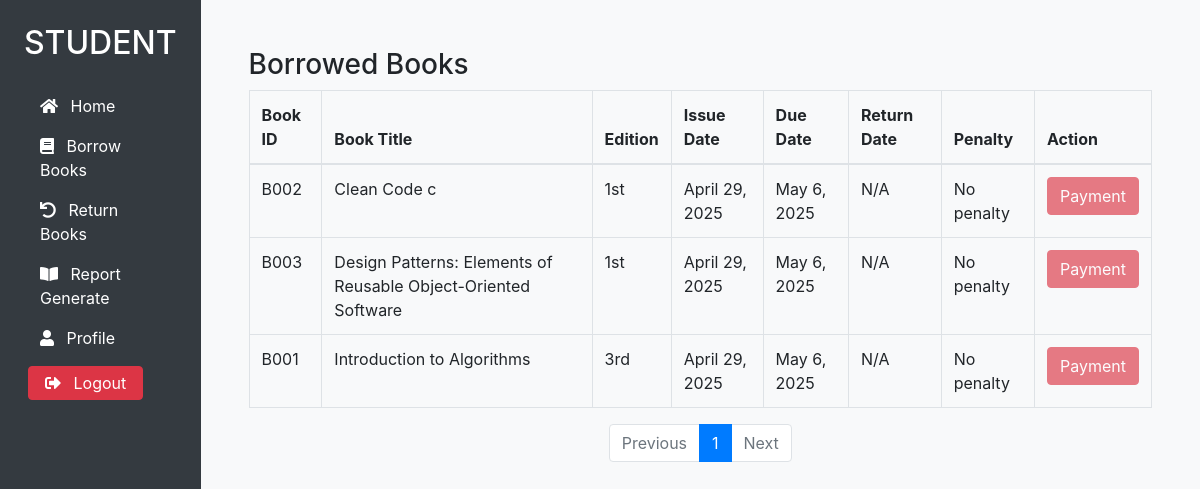
The app's page /student/borrow_books/ (signed in), older data.
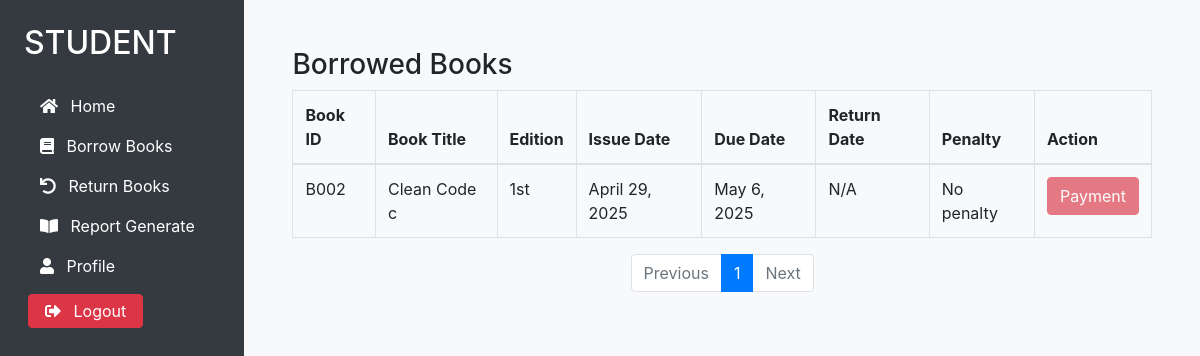
The same page, newer data.
### library/models.py (models this page shows, shortened)
class BorrowedBook(models.Model):
    book = models.ForeignKey(Book, on_delete=models.CASCADE)
    student = models.ForeignKey(Student, on_delete=models.CASCADE)
    issue_date = models.DateField(auto_now_add=True)
    due_date = models.DateField()
    actual_return_date = models.DateField(null=True, blank=True)
    status = models.CharField(
        max_length=20,
        choices=[('Issued', 'Issued'), ('Returned', 'Returned')],
        default='Issued'
    )
    updated_at = models.DateTimeField(auto_now=True)
    penalty = models.PositiveIntegerField(default=0)
    penalty_paid = models.BooleanField(default=False)
    def live_penalty(self):
        if self.status == 'Issued' and self.due_date:
            today = timezone.now().date()
        return 0

class Book(models.Model):
    book_id = models.CharField(max_length=20, unique=True)
    title = models.CharField(max_length=255)
    author = models.CharField(max_length=255)
    edition = models.CharField(max_length=50, blank=True)
    publication = models.CharField(max_length=255, blank=True)
    isbn = models.CharField(max_length=20, unique=True)
    number_of_copies_available = models.PositiveIntegerField(default=0)
    book_dept = models.CharField(max_length=100, blank=True)

### library/views.py (the view)
# urls.py: path('student/borrow_books/', views.borrow_books, name='borrow_books'),
@login_required(login_url='student_login')
def borrow_books(request):
    student = get_object_or_404(Student, user=request.user)
    borrowed_books_list = BorrowedBook.objects.filter(student=student, status='Issued').order_by('-issue_date')
    paginator = Paginator(borrowed_books_list, 5)  # 5 books per page
    page_number = request.GET.get('page')
    page_obj = paginator.get_page(page_number)
    return render(request, 'student_dashboard/borrow_books.html', {'page_obj': page_obj})

### templates/student_dashboard/borrow_books.html (shortened to what this page needs)
{% extends "student_dashboard/student_base.html" %}
{% block content %}
<h3>Borrowed Books</h3>
<table class="table table-bordered">
    <thead>
        <tr>
            <th>Book ID</th>
            <th>Book Title</th>
            <th>Edition</th>
            <th>Issue Date</th>
            <th>Due Date</th>
            <th>Return Date</th>
            <th>Penalty</th>
            <th>Action</th>
        </tr>
    </thead>
    <tbody>
        {% for book in page_obj.object_list %}
        <tr>
            <td>{{ book.book.book_id }}</td>
            <td>{{ book.book.title }}</td>
            <td>{{ book.book.edition }}</td>
            <td>{{ book.issue_date }}</td>
            <td>{{ book.due_date }}</td>
            <td>{{ book.actual_return_date|default:"N/A" }}</td>
            <td>
                {% if book.live_penalty > 0 %}
                    <span class="text-danger font-weight-bold">{{ book.live_penalty }} Taka</span>
                {% else %}
                    No penalty
                {% endif %}
            </td>
            <td>
                {% if book.live_penalty > 0 %}
                    <button class="btn btn-danger">Payment</button>
                {% else %}
                    <button class="btn btn-danger" disabled>Payment</button>
                {% endif %}
            </td>
        </tr>
        {% empty %}
        <tr>
            <td colspan="8" class="text-center">No borrowed books yet.</td>
        </tr>
        {% endfor %}
    </tbody>
</table>
<nav aria-label="Page navigation">
  <ul class="pagination justify-content-center">
    {% if page_obj.has_previous %}
      <li class="page-item">
        <a class="page-link" href="?page={{ page_obj.previous_page_number }}">Previous</a>
      </li>
    {% else %}
      <li class="page-item disabled">
        <span class="page-link">Previous</span>
      </li>
    {% endif %}
    {% for num in page_obj.paginator.page_range %}
      {% if page_obj.number == num %}
        <li class="page-item active"><span class="page-link">{{ num }}</span></li>
      {% else %}
        <li class="page-item"><a class="page-link" href="?page={{ num }}">{{ num }}</a></li>
      {% endif %}
    {% endfor %}
    {% if page_obj.has_next %}
      <li class="page-item">
        <a class="page-link" href="?page={{ page_obj.next_page_number }}">Next</a>
      </li>
    {% else %}
      <li class="page-item disabled">
        <span class="page-link">Next</span>
      </li>
    {% endif %}
  </ul>
</nav>
{% endblock %}

Row changes from the older to the newer data that the page shows:
no longer on this page (row edited): BorrowedBook: book.book_id "B003", book "Design Patterns: Elements of Reusable Object-Oriented Software", book.edition "1st", issue_date "April 29, 2025", due_date "May 6, 2025", actual_return_date "N/A", status "No penalty"
no longer on this page (row edited): BorrowedBook: book.book_id "B001", book "Introduction to Algorithms", book.edition "3rd", issue_date "April 29, 2025", due_date "May 6, 2025", actual_return_date "N/A", status "No penalty"
